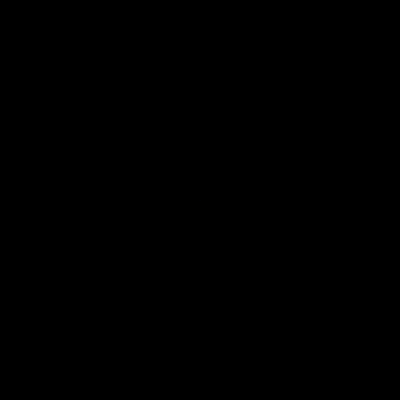
Frame 1 (no input)
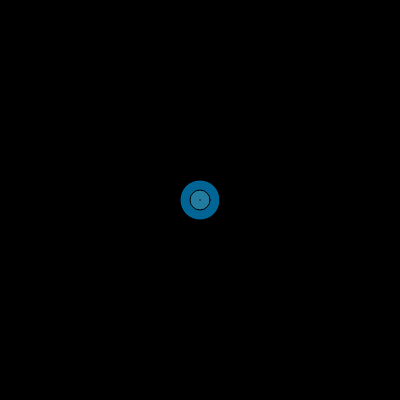
Frame 60 (no input)
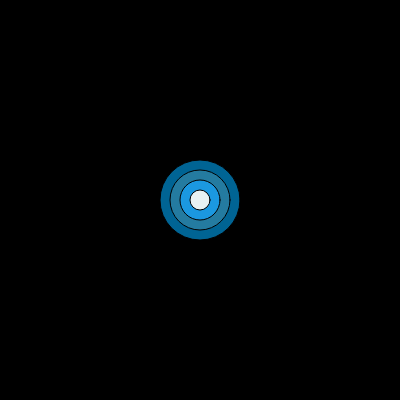
Frame 120 (the mouse pressed at the canvas centre since frame 60)

The p5.js sketch that drew these frames (run headless with seeded random() and noise() and a simulated clock; from frame 60 on, the mouse is pressed at the canvas centre):

// p5.js sketch
// ── sketch.js
var colors = ["#006494", "#247BA0", "#1B98E0", "#E8F1F2"];

var bg= 0
var spacing = 20
// ->
var videoDuration = 4
var fps = 30


function setup() {
  createCanvas(400, 400);
  frameRate(30)
}

function draw() {
  background(bg);
  // ->
  var time = millis()/1000
  var speed = TWO_PI/videoDuration  
  for(j = 0; j < 1200; j += spacing*(colors.length)){
    colors.forEach((color,i) => {
      fill(color)
      var circleSize = constrain((spacing * time) - (spacing * i) - j,0,Infinity)
      // var circleSize = constrain((spacing * time) - (spacing * i),0,Infinity)
      ellipse(height/2,width/2,circleSize,circleSize)
    })
  }
}
